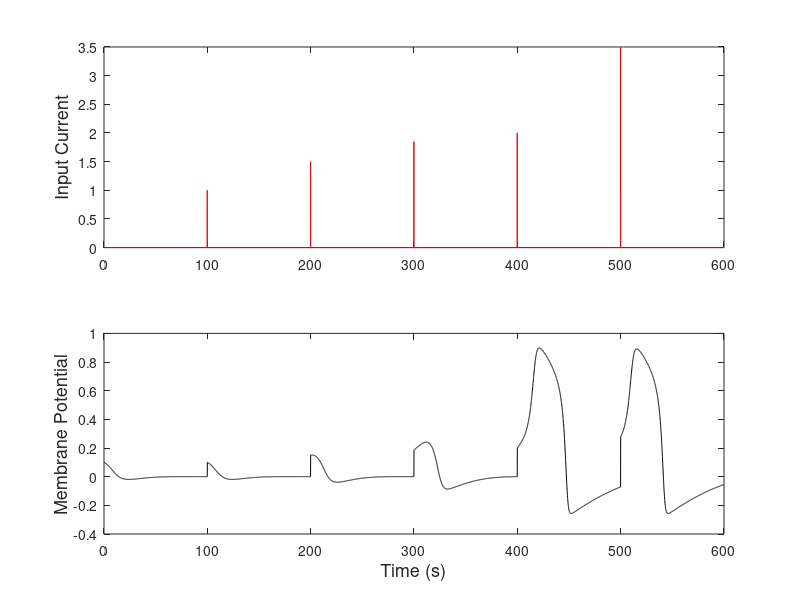

This figure's MATLAB source:
% pr23_5

% FitzHugh-Nagumo Model Simulation

% Input current I consists of a set of impulses

% showing the nonlinear behavior (i.e. deviation

% from superposition) of the model

clear;

close all;

% parameters

dt=0.1;

ww(1)=0;VV(1)=.1;T(1)=0;

a=.139;b=.008;

c=2.54*.008;

% input current

I=zeros(1,6000);

I(1000)=1;I(2000)=1.5;

I(3000)=1.85;I(4000)=2;I(5000)=3.5;

% loop to simulate the F-N behavior

for i=1:length(I) - 1

 T(i+1)=i*dt;

 ww(i+1)=ww(i)+(b*VV(i)-c*ww(i))*dt;

 VV(i+1)=VV(i)+(VV(i)*(a-VV(i))*(VV(i)-1)-ww(i)+I(i))*dt;

end;

% plot the result

figure;hold;

subplot(211),plot(T,I,'r')

ylabel('Input Current', 'FontSize',13)

subplot(212),plot(T,VV,'k');

xlabel('Time (s)', 'FontSize',13)

ylabel('Membrane Potential', 'FontSize',13)
